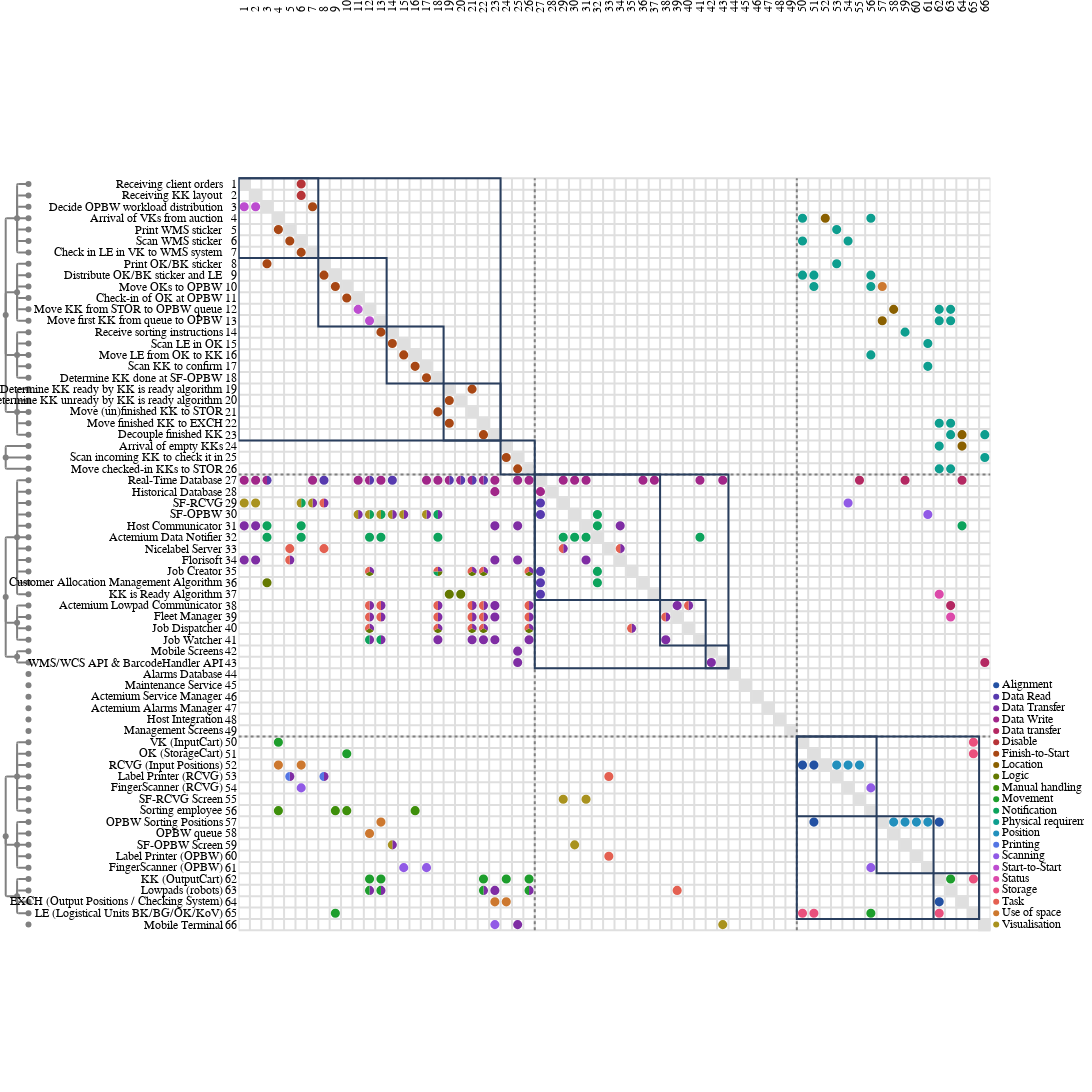

Notebook cell for this chart:
### Markdown cell above
## MDM with Clustering

### Code cell
# Importing the required methods.
from ragraph.io.csv import from_csv
import ragraph.plot
import ragraph.analysis.cluster as cluster
import ragraph.analysis.sequence as seq

# 1. Converting csv files into a graph object.
g = from_csv(
    nodes_path="nodes.csv",
    edges_path="edges.csv",
    csv_delimiter=";",
    iter_delimiter=","
)

# Define the weight column
criticality_col = "criticality"

# 2. Define the domains
domain_kinds = ["process", "software", "hardware"]
final_ordered_leafs = []

# 3. Iterate through domains to Cluster and Sequence independently
for kind in domain_kinds:
    # Get the target nodes for this domain (e.g., all 'process' nodes)
    target_nodes = g.get_nodes_by_kind(kind)
    
    # Create a set for fast lookup of edges
    target_node_set = set(target_nodes)
    
    # --- FIX: Manually create a Subgraph ---
    # Create a new empty Graph of the same class as 'g'
    sg = g.__class__()
    
    # Add the specific nodes to this new graph
    # We check if bulk add exists, otherwise loop (makes it robust to version)
    if hasattr(sg, "add_nodes"):
        sg.add_nodes(target_nodes)
    else:
        for n in target_nodes:
            sg.add_node(n)
            
    # Find edges that connect ONLY these nodes
    # (We reuse the edge objects from the main graph)
    internal_edges = [
        e for e in g.edges 
        if e.source in target_node_set and e.target in target_node_set
    ]
    
    # Add these edges to the new graph
    if hasattr(sg, "add_edges"):
        sg.add_edges(internal_edges)
    else:
        for e in internal_edges:
            sg.add_edge(e)
    # ---------------------------------------

    # A. Clustering: Group nodes based on flow within this subgraph
    cluster.hierarchical_markov(sg, weights=criticality_col)
    
    # B. Sequencing: Reorder nodes to minimize feedback loops
    seq.genetic(sg, weights=criticality_col)
    
    # Collect the sorted leaves. 
    # Because we reused the original node objects, these correspond directly to 'g'
    final_ordered_leafs.extend(sg.leafs)

# 4. Generate the Plot
# We use the explicitly ordered list of leaves we just built.
dsm = ragraph.plot.mdm(
    leafs=final_ordered_leafs,
    edges=g.edges,
    style=ragraph.plot.Style(
        piemap=dict(
            display="labels",
            mode="relative",
            fields=g.edge_labels,
        ),
    ),
)

dsm
